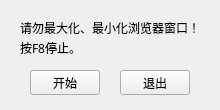
<?xml version="1.0" encoding="UTF-8"?>
<ui version="4.0">
 <class>Window_Main</class>
 <widget class="QWidget" name="Window_Main">
  <property name="geometry">
   <rect>
    <x>0</x>
    <y>0</y>
    <width>220</width>
    <height>110</height>
   </rect>
  </property>
  <property name="font">
   <font>
    <family>宋体</family>
    <pointsize>9</pointsize>
   </font>
  </property>
  <property name="windowTitle">
   <string>Window_Main</string>
  </property>
  <widget class="QPushButton" name="pushButton_1">
   <property name="geometry">
    <rect>
     <x>30</x>
     <y>70</y>
     <width>70</width>
     <height>25</height>
    </rect>
   </property>
   <property name="text">
    <string>开始</string>
   </property>
  </widget>
  <widget class="QLabel" name="label">
   <property name="geometry">
    <rect>
     <x>20</x>
     <y>40</y>
     <width>61</width>
     <height>16</height>
    </rect>
   </property>
   <property name="text">
    <string>按F8停止。</string>
   </property>
  </widget>
  <widget class="QPushButton" name="pushButton_2">
   <property name="geometry">
    <rect>
     <x>120</x>
     <y>70</y>
     <width>70</width>
     <height>25</height>
    </rect>
   </property>
   <property name="text">
    <string>退出</string>
   </property>
  </widget>
  <widget class="QLabel" name="label_2">
   <property name="geometry">
    <rect>
     <x>20</x>
     <y>20</y>
     <width>180</width>
     <height>16</height>
    </rect>
   </property>
   <property name="text">
    <string>请勿最大化、最小化浏览器窗口！</string>
   </property>
  </widget>
 </widget>
 <resources/>
 <connections/>
</ui>
